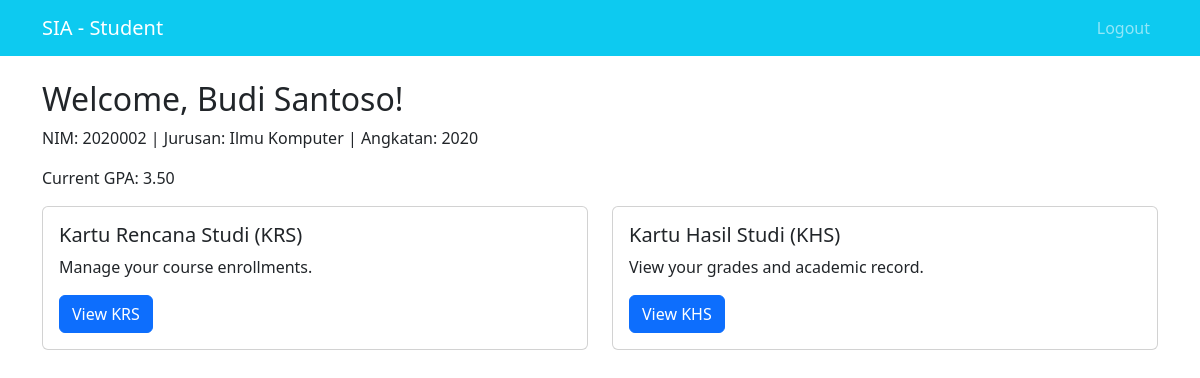
/student/dashboard.php (signed in), run on the app's committed database.
### tables this page shows
CREATE TABLE mahasiswa (
    id INT AUTO_INCREMENT PRIMARY KEY,
    nim VARCHAR(20) UNIQUE NOT NULL,
    nama VARCHAR(100) NOT NULL,
    jurusan VARCHAR(100) NOT NULL,
    angkatan INT NOT NULL,
    id_pengguna INT UNIQUE,
    FOREIGN KEY (id_pengguna) REFERENCES pengguna(id) ON DELETE CASCADE
);

### includes/functions.php (called while the page is built, shortened)
<?php
function getStudentByUserId($conn, $user_id) {
    $stmt = $conn->prepare("SELECT * FROM mahasiswa WHERE id_pengguna = ?");
    $stmt->bind_param("i", $user_id);
    $stmt->execute();
    $result = $stmt->get_result();
    return $result->fetch_assoc();
}
function getEnrollmentsByStudent($conn, $student_id) {
    $stmt = $conn->prepare("SELECT p.*, m.nama as course_name, m.kode, m.sks, n.nilai, d.nama as lecturer_name FROM pendaftaran p LEFT JOIN mata_kuliah m ON p.id_mata_kuliah = m.id LEFT JOIN dosen d ON m.id_dosen = d.id LEFT JOIN nilai n ON p.id = n.id_pendaftaran WHERE p.id_mahasiswa = ?");
    $stmt->bind_param("i", $student_id);
    $stmt->execute();
    $result = $stmt->get_result();
    return $result->fetch_all(MYSQLI_ASSOC);
}
function calculateGPA($enrollments) {
    $total_points = 0;
    $total_sks = 0;
    $grade_points = ['A' => 4, 'A-' => 3.67, 'B+' => 3.33, 'B' => 3, 'B-' => 2.67, 'C+' => 2.33, 'C' => 2, 'D' => 1, 'E' => 0];
    foreach ($enrollments as $enrollment) {
        if (isset($enrollment['nilai']) && isset($grade_points[$enrollment['nilai']])) {
            $total_points += $grade_points[$enrollment['nilai']] * $enrollment['sks'];
            $total_sks += $enrollment['sks'];
        }
    }
    return $total_sks > 0 ? round($total_points / $total_sks, 2) : 0;
}
?>

### student/dashboard.php (the view, shortened to what this page needs)
<?php
include '../config.php';
include '../includes/functions.php';
$student = getStudentByUserId($conn, $_SESSION['user_id']);
$enrollments = getEnrollmentsByStudent($conn, $student['id']);
$gpa = calculateGPA($enrollments);
?>
<!DOCTYPE html>
<html lang="en">
<head>
    <link href="https://cdn.jsdelivr.net/npm/bootstrap@5.3.0/dist/css/bootstrap.min.css" rel="stylesheet">
</head>
<body>
    <nav class="navbar navbar-expand-lg navbar-dark bg-info">
        <div class="container">
            <a class="navbar-brand" href="#">SIA - Student</a>
            <div class="navbar-nav ms-auto">
                <a class="nav-link" href="../logout.php">Logout</a>
            </div>
        </div>
    </nav>
    <div class="container mt-4">
        <h2>Welcome, <?php echo $student['nama']; ?>!</h2>
        <p>NIM: <?php echo $student['nim']; ?> | Jurusan: <?php echo $student['jurusan']; ?> | Angkatan: <?php echo $student['angkatan']; ?></p>
        <p>Current GPA: <?php echo number_format($gpa, 2); ?></p>
        <div class="row">
            <div class="col-md-6">
                <div class="card">
                    <div class="card-body">
                        <h5 class="card-title">Kartu Rencana Studi (KRS)</h5>
                        <p class="card-text">Manage your course enrollments.</p>
                        <a href="krs.php" class="btn btn-primary">View KRS</a>
                    </div>
                </div>
            </div>
            <div class="col-md-6">
                <div class="card">
                    <div class="card-body">
                        <h5 class="card-title">Kartu Hasil Studi (KHS)</h5>
                        <p class="card-text">View your grades and academic record.</p>
                        <a href="khs.php" class="btn btn-primary">View KHS</a>
                    </div>
                </div>
            </div>
        </div>
    </div>
</body>
</html>

### data on the page
mahasiswa: nama "Budi Santoso", nim "2020002", jurusan "Ilmu Komputer", angkatan "2020"

### other printed values
$gpa "3.50"
